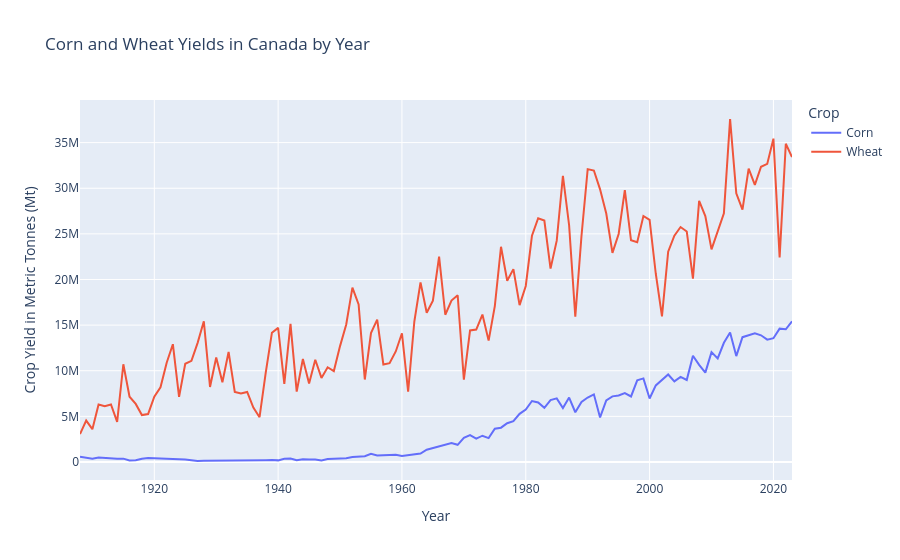

The cell this chart's notebook holds for it:
### Code cell
# Line plot yeild data
fig = px.line(
    pre_canada_crops_df,
    x="Year",
    y="Yield (Mt)",
    color="Crop", 
    title="Corn and Wheat Yields in Canada by Year",
    labels={"Yield (Mt)": "Crop Yield in Metric Tonnes (Mt)", "Year": "Year"}
)

fig.show()
